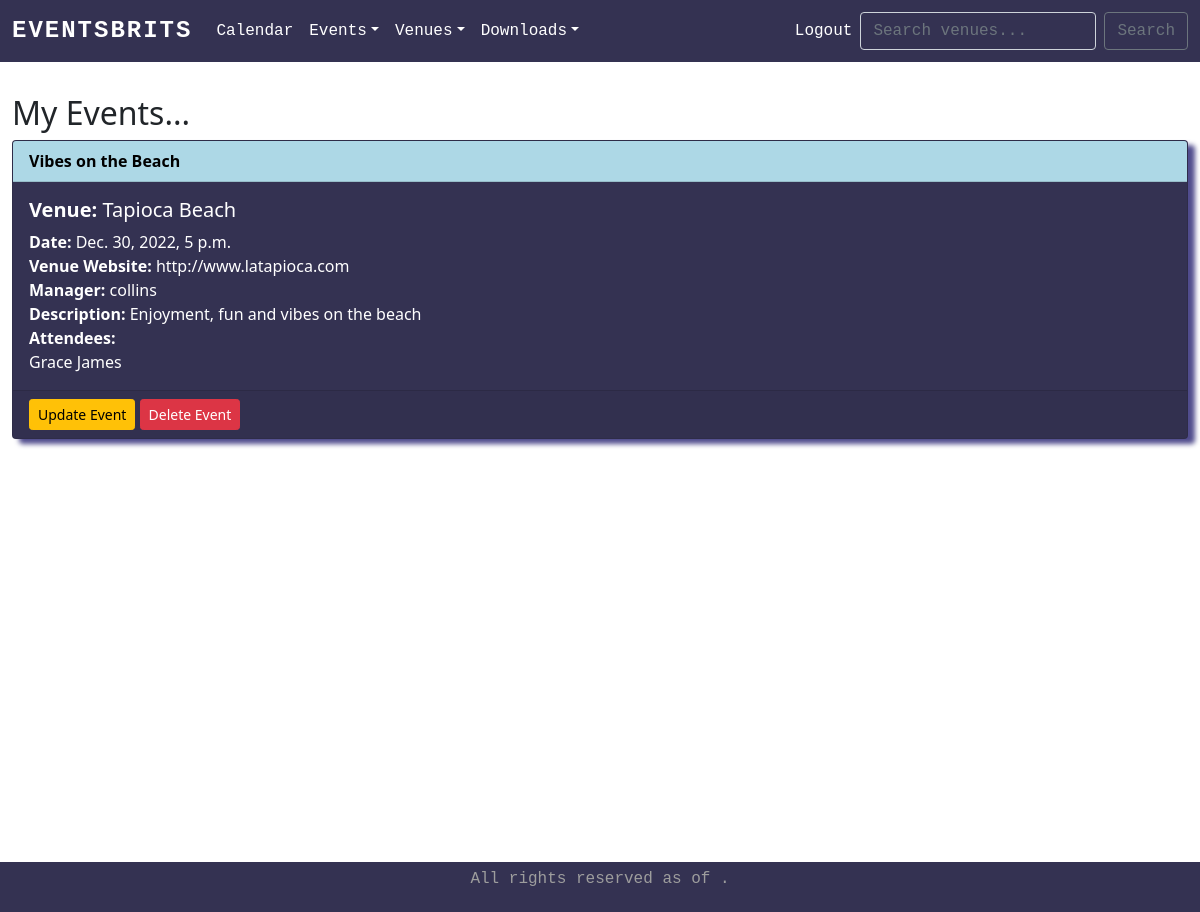
The app's page /my_events (signed in), older data.
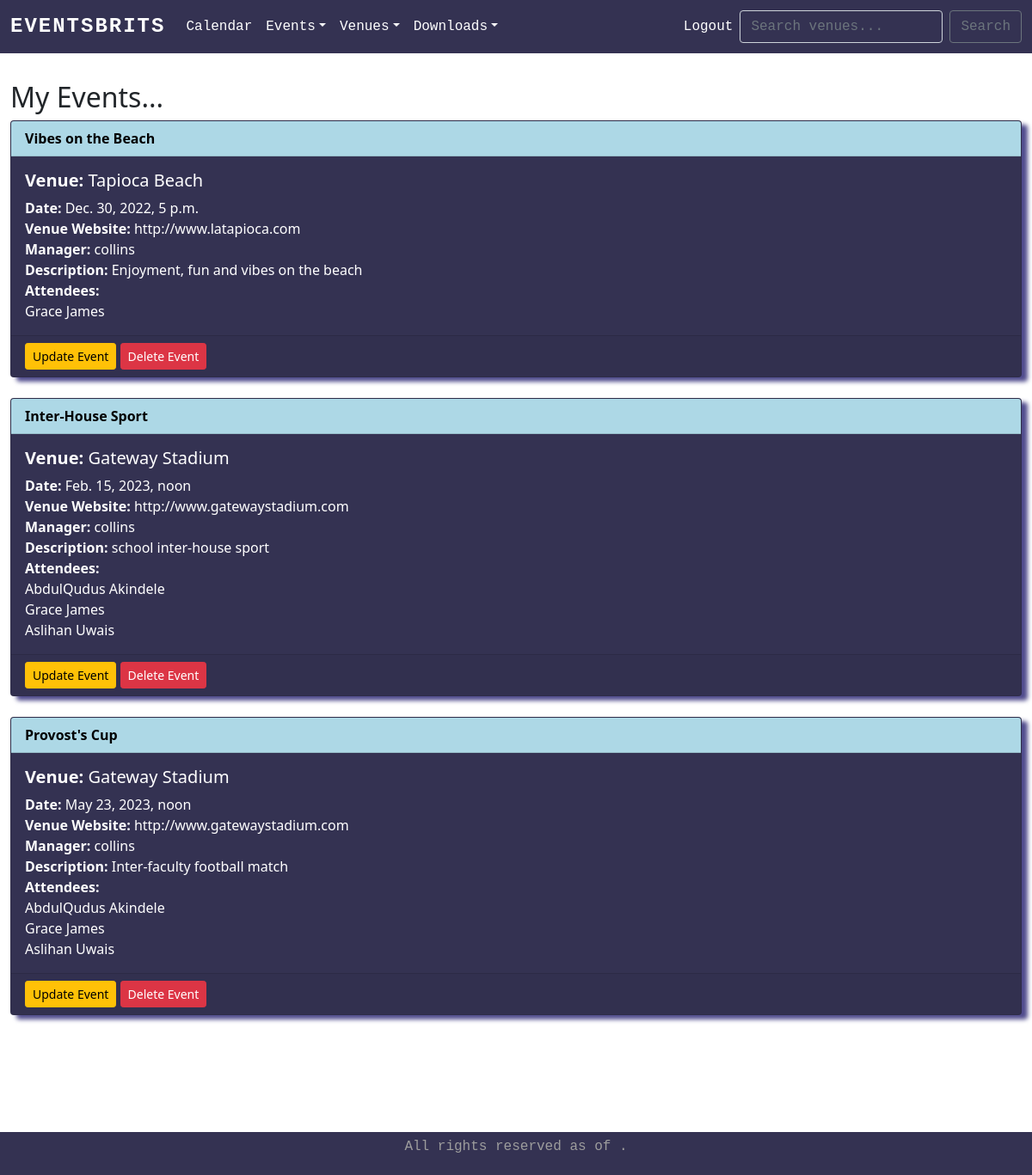
The same page, newer data.
### firstapp/models.py (models this page shows, shortened)
class Event(models.Model):
    name = models.CharField('Event Name', max_length=120)
    event_date = models.DateTimeField('Event Date')
    venue = models.ForeignKey(Venue, blank=True, null=True, on_delete=models.CASCADE)
    manager = models.ForeignKey(User, blank=True, null=True, on_delete=models.SET_NULL)
    description = models.TextField(blank=True)
    attendees = models.ManyToManyField(Userlist, blank=True)
    approved = models.BooleanField('Approved', default=False)
    def __str__(self):
        return self.name

class Venue(models.Model):
    name = models.CharField('Venue Name', max_length=120)
    address = models.CharField( max_length=300)
    zip_code = models.CharField('Zip Code', max_length=15, blank=True)
    phone = models.CharField('Contact Phone', max_length=25)
    web = models.URLField('Website Address', blank=True)
    email_address = models.EmailField('Email Address')
    capacity = models.CharField('Capacity', max_length=15, blank=False)
    owner = models.IntegerField('Venue Owner', blank=False, default=1)
    venue_image = models.ImageField(null=True, blank=True, upload_to="images/")
    def __str__(self):
        return self.name

class Userlist(models.Model):
    first_name = models.CharField(max_length=30)
    last_name = models.CharField(max_length=30)
    email = models.EmailField('User Email')
    def __str__(self):
        return self.first_name + ' ' + self.last_name

### firstapp/views.py (the view)
# urls.py: path('my_events', views.my_events, name='my-events'),
def my_events(request):
    if request.user.is_authenticated:
        me = request.user.id
        events = Event.objects.filter(attendees=me)
        return render(request, 'firstapp/myevents.html', {"events": events})
    else:
        messages.success(request, ("You Aren't Authorized To View This Page!"))
        return redirect('index')

### firstapp/templates/firstapp/myevents.html
{% extends 'firstapp/base.html' %}
{% block content %}
  <h2 style="margin-top: 1em;">My Events...</h2>
  {% for event in events %}
    <section class="card" style="background-color: #343252; color: #fff; box-shadow: 7px 5px 5px #504c8d;">
      <div class="card-header">
          <strong>{{ event }}</strong>
      </div>
      <div class="card-body">
          <h5 class="card-title"><b>Venue:</b> {{ event.venue }}</h5>
          <p class="card-text">
              <b>Date:</b> {{ event.event_date }} <br />
              <b>Venue Website:</b> <a <a style="color: white;" href="{{ event.venue.web}}">{{ event.venue.web }}</a> <br />
              <b>Manager:</b> {{ event.manager }} <br />
              <b>Description:</b> {{ event.description }} <br />
              <b>Attendees:</b> <br />
                  {% for user in event.attendees.all %}
                      {{ user }} <br />
                  {% endfor %}
          </p>
      </div>
      <div class="card-footer text-muted">
         <a href="{% url 'update-event' event.id %}" class="btn btn-warning btn-sm"> Update Event </a>
         <a href="{% url 'delete-event' event.id %}" class="btn btn-danger btn-sm"> Delete Event </a>
      </div>
    </section> <br />
  {% endfor %}
{% endblock %}

Row changes from the older to the newer data that the page shows:
added Event: name "Inter-House Sport", venue "Gateway Stadium", event_date "Feb. 15, 2023, noon", venue.web "http://www.gatewaystadium.com", manager "collins", description "school inter-house sport", Userlist (first_name+last_name "Grace James")
now on this page (row unchanged): Userlist: first_name+last_name "AbdulQudus Akindele"
now on this page (row unchanged): Userlist: first_name+last_name "Aslihan Uwais"
added Event: name "Provost's Cup", venue "Gateway Stadium", event_date "May 23, 2023, noon", venue.web "http://www.gatewaystadium.com", manager "collins", description "Inter-faculty football match", Userlist (first_name+last_name "Grace James")
